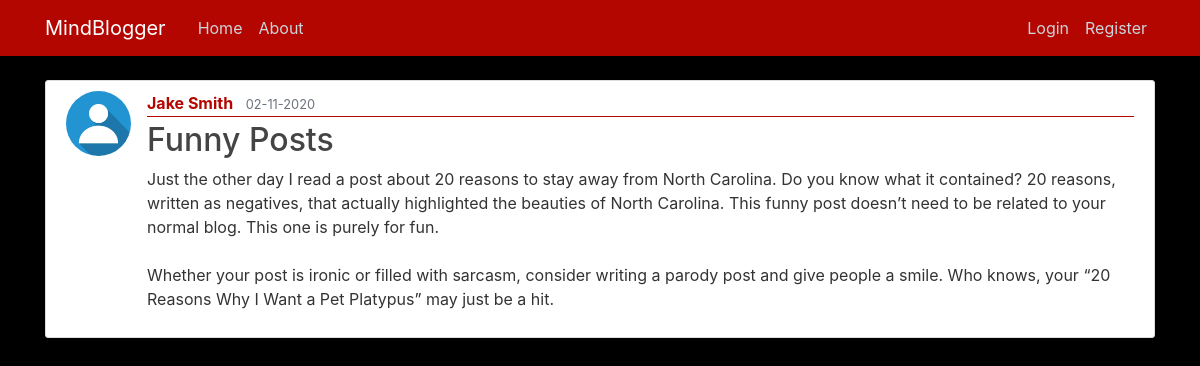
Screenshot of /post/20 with the database file from the repository.
### flask_blog/models.py (models this page shows, shortened)
class User(db.Model, UserMixin):
    id = db.Column(db.Integer, primary_key=True)
    username = db.Column(db.String(20), unique=True, nullable=False)
    email = db.Column(db.String(120), unique=True, nullable=False)
    image_file = db.Column(db.String(20), nullable=False, default='default.jpg')
    password = db.Column(db.String(60), nullable=False)
    posts = db.relationship('Post', backref='author', lazy=True)

class Post(db.Model):
    id = db.Column(db.Integer, primary_key=True)
    title = db.Column(db.String(100), nullable=False)
    date_posted = db.Column(db.DateTime, nullable=False, default=datetime.utcnow)
    content = db.Column(db.Text, nullable=False)
    user_id = db.Column(db.Integer, db.ForeignKey('user.id'), nullable=False)

### flask_blog/posts/routes.py (the view)
@posts.route("/post/<int:post_id>")
def post(post_id):
    post = Post.query.get_or_404(post_id)
    return render_template('post.html', title=post.title, post=post)

### flask_blog/templates/post.html (shortened to what this page needs)
{% extends "layout.html" %}
{% block content %}
<article class="media content-section">
    <img class="rounded-circle article-img" src="{{ url_for('static', filename='profile_pics/' + post.author.image_file) }}">
    <div class="media-body">
        <div class="article-metadata">
            <a class="mr-2" href="{{ url_for('users.user_posts', username=post.author.username) }}">{{ post.author.username }}</a>
            <small class="text-muted">{{ post.date_posted.strftime('%d-%m-%Y') }}</small>
        </div>
        <h2 class="article-title">{{ post.title }}</h2>
        <p class="article-content">{{ post.content }}</p>
    </div>
</article>
{% endblock content %}

### flask_blog/static/main.css (style rules this page uses)
body { background: #000; color: #333333; margin-top: 5rem; }
h1, h2, h3, h4, h5, h6 { color: #444444; }
.content-section { background: #ffffff; padding: 10px 20px; border: 1px solid #dddddd; border-radius: 3px; margin-bottom: 20px; }
.article-title { color: #444444; }
.article-content { white-space: pre-line; }
.article-img { height: 65px; width: 65px; margin-right: 16px; }
.article-metadata { padding-bottom: 1px; margin-bottom: 4px; border-bottom: 1px solid #b30600; }
.article-metadata a { color: #b30600; font-weight: bold; }

### rows the page displays
User: image_file (placeholder picture), author.username "Jake Smith"
Post: date_posted "02-11-2020", title "Funny Posts", content "Just the other day I read a post about 20 reasons to stay away from North Carolina. Do you know what it contained? 20 reasons, written as negatives, that actually highlighted the beauties of North Carolina. This funny post doesn’t need to be related to your normal blog. This one is purely for fun. Whether your post is ironic or filled with sarcasm, consider writing a parody post and give people a smile. Who knows, your “20 Reasons Why I Want a Pet Platypus” may just be a hit."
